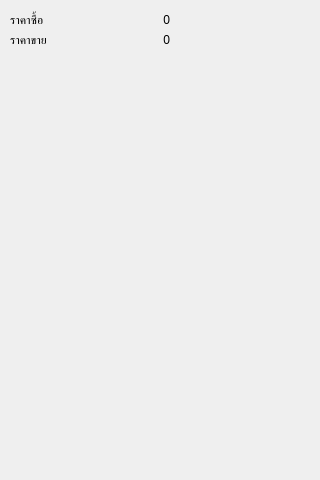
<?xml version="1.0" encoding="UTF-8"?>
<ui version="4.0">
 <class>MainWindow</class>
 <widget class="QMainWindow" name="MainWindow">
  <property name="geometry">
   <rect>
    <x>0</x>
    <y>0</y>
    <width>320</width>
    <height>480</height>
   </rect>
  </property>
  <property name="windowTitle">
   <string>MainWindow</string>
  </property>
  <widget class="QWidget" name="centralwidget">
   <widget class="QLabel" name="sta_lab_buy">
    <property name="geometry">
     <rect>
      <x>10</x>
      <y>10</y>
      <width>45</width>
      <height>20</height>
     </rect>
    </property>
    <property name="text">
     <string>ราคาซื้อ</string>
    </property>
   </widget>
   <widget class="QLabel" name="sta_lab_sell">
    <property name="geometry">
     <rect>
      <x>10</x>
      <y>30</y>
      <width>45</width>
      <height>20</height>
     </rect>
    </property>
    <property name="text">
     <string>ราคาขาย</string>
    </property>
   </widget>
   <widget class="QLabel" name="dina_num_buy">
    <property name="geometry">
     <rect>
      <x>90</x>
      <y>10</y>
      <width>80</width>
      <height>20</height>
     </rect>
    </property>
    <property name="text">
     <string>0</string>
    </property>
    <property name="alignment">
     <set>Qt::AlignRight|Qt::AlignTrailing|Qt::AlignVCenter</set>
    </property>
   </widget>
   <widget class="QLabel" name="dina_num_sell">
    <property name="geometry">
     <rect>
      <x>90</x>
      <y>30</y>
      <width>80</width>
      <height>20</height>
     </rect>
    </property>
    <property name="text">
     <string>0</string>
    </property>
    <property name="alignment">
     <set>Qt::AlignRight|Qt::AlignTrailing|Qt::AlignVCenter</set>
    </property>
   </widget>
  </widget>
 </widget>
 <resources/>
 <connections/>
</ui>
